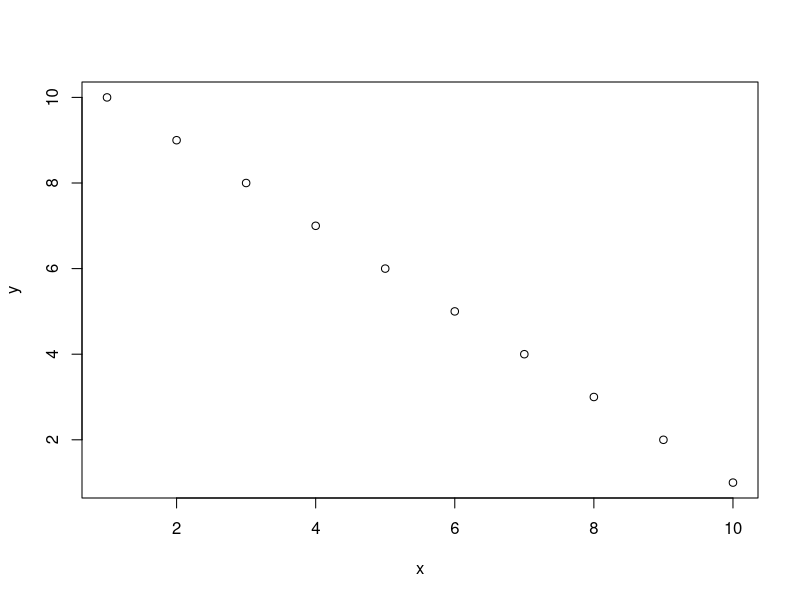

The R source for this figure:
## ---- chunk 1
x <- 1:10
mean(x)
print(x)
## ---- chunk 2
y <- 10:1
plot(x, y)
